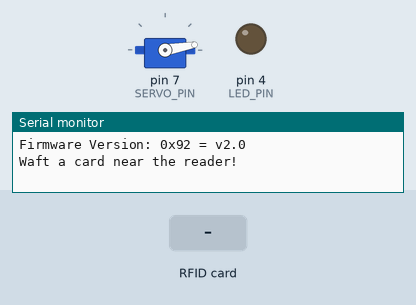
A sketch run on a simulated Arduino Uno, built with avr-gcc and run on an emulated ATmega328P. On the bench: servo, output pins drawn as LEDs (lit = HIGH), the last lines printed to the serial monitor. The inputs (shaded band) are chosen by the test bench. Pins used as bus, display or sensor lines are not drawn.

Above: at 1.8 s.
1.9 s: RFID card 5E 7A 19 C4 held to the reader
At 2.07 s:
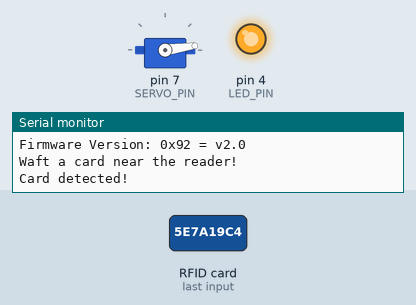
At 3.0 s:
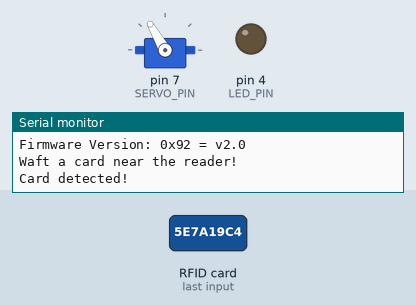
4.1 s: RFID card 5E 7A 19 C4 held to the reader
At 4.17 s:
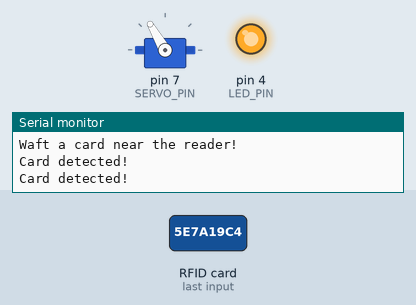
Timing chart, 0 to 7.1 s (numbered marks = the images above; inputs shaded):
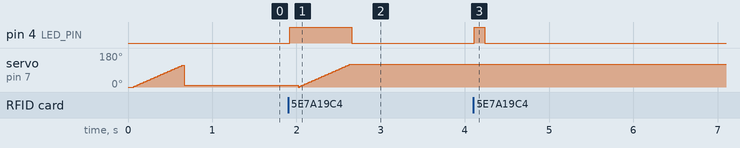

Measured:
- after the input at 1.9 s, pin 4 (LED_PIN): LOW → HIGH at once, → LOW 0.74 s later
- after the input at 4.1 s, pin 4 (LED_PIN): LOW → HIGH at once, → LOW 0.13 s later

The sketch:

Single_and_servo.ino
```cpp
/*
*   BOARD 1 WIRING
*   Head down at male
*   -----------------------------
*   9  10  11  12  13  14  15  16
*   8   7   6   5   4   3   2   1
*   -----------      ------------
*   8 - SDA/SS
*   10 - SCK
*   11 - MOSI
*   12 - MISO
*   14  - Ground
*   15 - RST
*   16 - 3.3v
*
*   ARDUINO WIRING
*   Ardu Pin      Board 1 Conn Pin      Decription
*   --------      ----------------      ----------
*   GND           14                    Ground
*   13            10                    SCK
*   12            12                    MISO
*   11            11                    MOSI
*   10            8                     SDA/SS
*   9             15                    RST
*   8             -                     To LED
*/

#include <SPI.h>
#include <MFRC522.h>
#include <Servo.h>

#define RST_PIN         9          // Configurable, see typical pin layout above
#define SS_PIN          10          // Configurable, see typical pin layout above
#define LED_PIN         4
#define SERVO_PIN       7

MFRC522 mfrc522(SS_PIN, RST_PIN);  // Create MFRC522 instance
Servo myServo;

int pos = 0;
bool unlocked = 0;
bool opened = 0;

void setup() {
  pinMode(LED_PIN, OUTPUT);
  digitalWrite(LED_PIN, LOW);
  Serial.begin(9600);   // Initialize serial communications with the PC
  while (!Serial);    // Do nothing if no serial port is opened (added for Arduinos based on ATMEGA32U4)
  SPI.begin();      // Init SPI bus
  mfrc522.PCD_Init();   // Init MFRC522
  mfrc522.PCD_DumpVersionToSerial();  // Show details of PCD - MFRC522 Card Reader details
  myServo.attach(SERVO_PIN);
  swing_servo();
  myServo.write(10);
  Serial.println(F("Waft a card near the reader!"));
}

void loop() {
  // Look for new cards
  if ( ! mfrc522.PICC_IsNewCardPresent()) {
    // Turn off the LED and end loop early if no card
    digitalWrite(LED_PIN, LOW);
    return;
  } else {
    // If we got a card flip on the LED and delay a bit for stability
    Serial.println(F("Card detected!"));
    digitalWrite(LED_PIN, HIGH);
    unlocked = 1;
    mfrc522.PICC_HaltA();
    delay(100);
  }
  if (unlocked && !opened) {
    swing_servo();
    opened = 1;
  }
}

void swing_servo() {
    for (pos = 0; pos <= 120; pos +=1) {
      myServo.write(pos);
      delay(5);
    }
}
```
